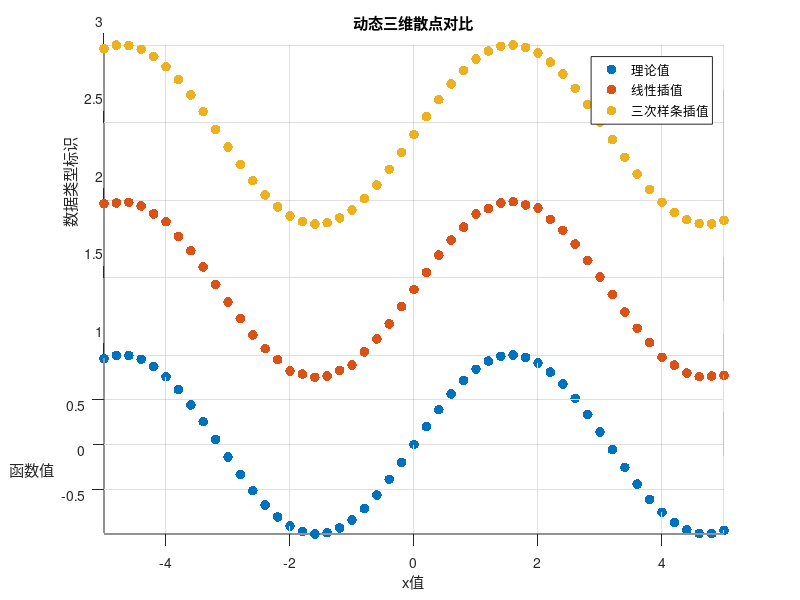

Recreate this plot in MATLAB.
% 基础数据准备（同前）
x0 = -5:0.5:5; y0 = sin(x0);
x = -5:0.2:5; y_true = sin(x);
y_linear = interp1(x0, y0, x, 'linear');
y_spline = interp1(x0, y0, x, 'spline');

% 绘制动态散点
figure('Position', [100, 100, 1000, 600])
scatter3(x, y_true, ones(size(x))*1, 50, 'bo', 'filled', 'DisplayName', '理论值')
hold on
scatter3(x, y_linear, ones(size(x))*2, 50, 'r^', 'filled', 'DisplayName', '线性插值')
scatter3(x, y_spline, ones(size(x))*3, 50, 'g*', 'filled', 'DisplayName', '三次样条插值')

% 动态旋转设置
title('动态三维散点对比')
xlabel('x值'), ylabel('函数值'), zlabel('数据类型标识')
legend('Location', 'northeast')
axis tight

% 动态旋转动画
for i = 1:360
    view(i, 30)
    drawnow
end